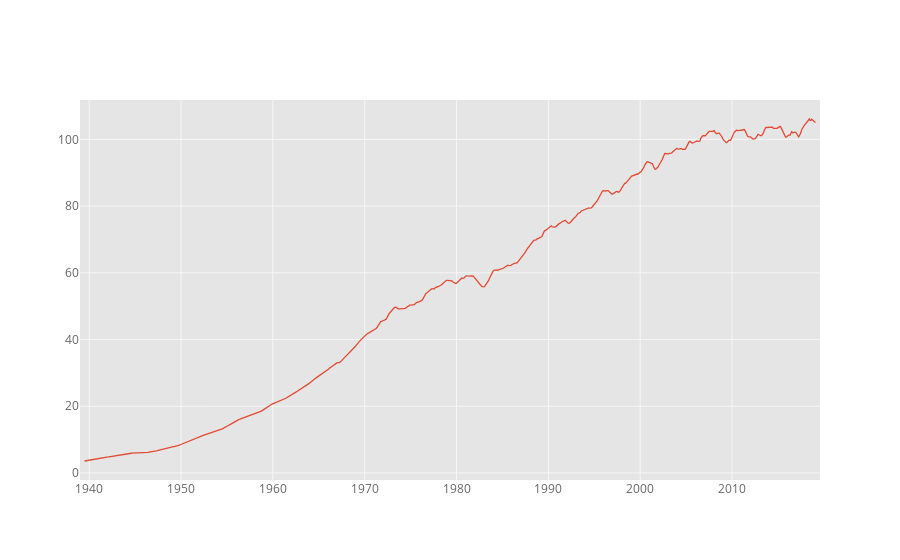

Notebook source saved alongside this figure:
### Code cell
result.trend.iplot()

### Figure 1 — Plotly figure (JSON) as saved in the notebook; plotly's stock layout.template omitted (floating-point values rounded to 4 significant figures; data arrays with more than 128 entries replaced by an {"elided": "..."} marker saying what was removed)
{"data": [{"line": {"color": "rgba(226, 74, 51, 1.0)", "dash": "solid", "shape": "linear", "width": 1.3}, "mode": "lines", "name": "produccion de energia", "text": "", "type": "scatter", "uid": "a39f96c6-0fd5-45c3-b5ea-822919887230", "x": {"elided": "968 str values"}, "y": {"elided": "968 mixed values"}}], "layout": {"legend": {"bgcolor": "#FFFFFF", "font": {"color": "#666666"}}, "paper_bgcolor": "#FFFFFF", "plot_bgcolor": "#E5E5E5", "title": {"font": {"color": "#151516"}}, "xaxis": {"gridcolor": "#F6F6F6", "showgrid": true, "tickfont": {"color": "#666666"}, "title": {"font": {"color": "#666666"}, "text": ""}, "zerolinecolor": "#F6F6F6"}, "yaxis": {"gridcolor": "#F6F6F6", "showgrid": true, "tickfont": {"color": "#666666"}, "title": {"font": {"color": "#666666"}, "text": ""}, "zerolinecolor": "#F6F6F6"}}}
